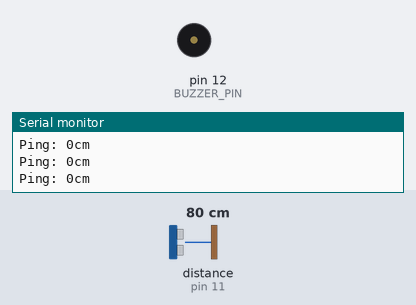
This sketch was run on a simulated Arduino Uno, built with avr-gcc and run on an emulated ATmega328P. Shown: buzzer (waves = sounding, pin HIGH), the last lines printed to the serial monitor. The test bench sets the inputs (shaded band); at power-on: distance to the obstacle (sensor on pin 11) 80 cm. The echo pulse lasts 58.3 µs per cm.

Above: at 1.2 s.
1.3 s: distance to the obstacle (sensor on pin 11) set to 8 cm
2.8 s: distance to the obstacle (sensor on pin 11) set to 5 cm
At 3.3 s:
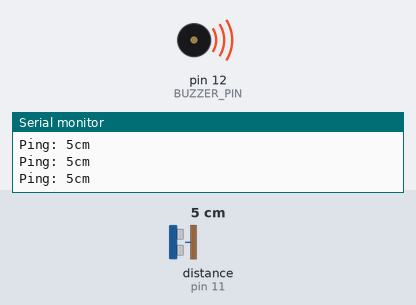
4.3 s: distance to the obstacle (sensor on pin 11) set to 18 cm
At 5.0 s:
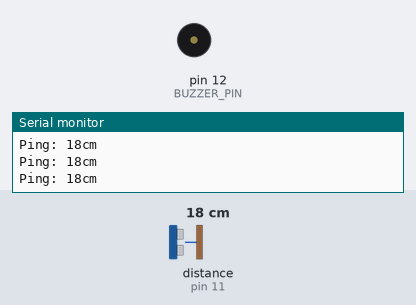
5.8 s: distance to the obstacle (sensor on pin 11) set to 2 cm
At 6.4 s:
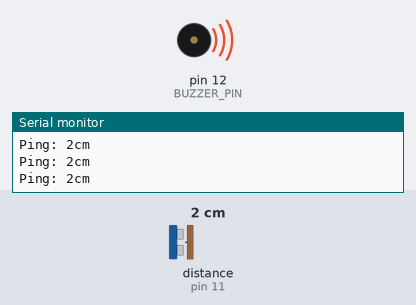
Timing chart, 0 to 8.3 s (numbered marks = the images above; inputs shaded):
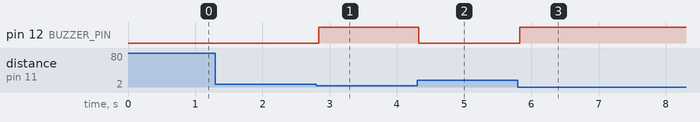

Measured:
- the behaviour switches between 7 and 6 cm on distance to the obstacle (sensor on pin 11) (found by bisection; images 0 and 1)
- after the input at 2.8 s, pin 12 (BUZZER_PIN): LOW → HIGH at once
- after the input at 4.3 s, pin 12 (BUZZER_PIN): HIGH → LOW at once
- after the input at 5.8 s, pin 12 (BUZZER_PIN): LOW → HIGH at once

The sketch:

sensor-distancia.ino
```cpp
#include "NewPing.h"

#define TRIGGER_PIN 10
#define ECHO_PIN 11
#define BUZZER_PIN 12
#define MAX_DISTANCE 20

NewPing sonar(TRIGGER_PIN, ECHO_PIN, MAX_DISTANCE);

void setup() {
  Serial.begin(9600);
  pinMode(BUZZER_PIN, OUTPUT);
  digitalWrite(BUZZER_PIN, LOW);
}

void loop() {
  int distance = sonar.ping_cm();
  Serial.print("Ping: ");
  Serial.print(distance);
  Serial.println("cm");

  if (distance > 0 && distance < 7) {
    digitalWrite(BUZZER_PIN, HIGH);
  } else {
    digitalWrite(BUZZER_PIN, LOW);
  }
  delay(50);

}
```
